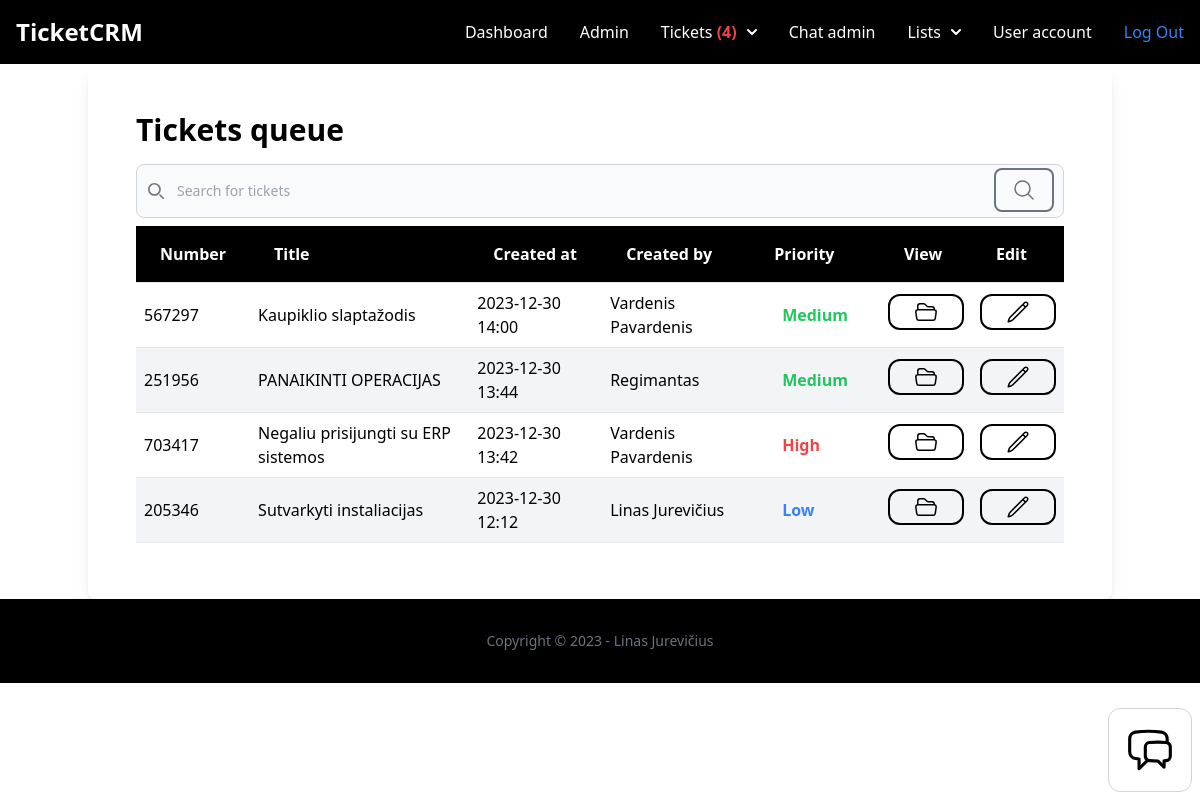
The app's page /dashboard/tickets/queue/ (signed in) with its own data.
### ticket/models.py (models this page shows, shortened)
class Ticket(models.Model):
    ACTIVE = 'active'
    COMPLETED = 'completed'
    PENDING = 'pending'
    CHOICES_STATUS = (
        (ACTIVE, 'Active'),
        (COMPLETED, 'Completed'),
        (PENDING, 'Pending'),
    )
    LOW = 'low'
    MEDIUM = 'medium'
    HIGH = 'high'
    CHOICES_PRIORITY = (
        (LOW, 'Low'),
        (MEDIUM, 'Medium'),
        (HIGH, 'High'),
    )
    ticket_number = models.CharField(max_length=15, unique=True)
    title = models.CharField(max_length=100)
    description = models.TextField(blank=True, null=True)
    created_by = models.ForeignKey(User, related_name='tickets', on_delete=models.CASCADE)
    created_at = models.DateTimeField(auto_now_add=True)
    modified_at = models.DateTimeField(auto_now=True)
    assign_to = models.ForeignKey(User, on_delete=models.DO_NOTHING, null=True, blank=True)
    is_resolved = models.BooleanField(default=False)
    accepted_at = models.DateTimeField(null=True, blank=True)
    closed_at = models.DateTimeField(null=True, blank=True)
    status = models.CharField(max_length=15, choices=CHOICES_STATUS, default=PENDING)
    priority = models.CharField(max_length=15, choices=CHOICES_PRIORITY, default=MEDIUM)
    solution = models.TextField(blank=True, null=True)
    class Meta:
        ordering = ['-created_at', 'priority', 'ticket_number']

### user/models.py (models this page shows)
class User(AbstractUser):
    phone = models.TextField(blank=True, null=True)
    is_customer = models.BooleanField(default=True)
    is_manager = models.BooleanField(default=False)

### ticket/views.py (the view)
# urls.py: path('queue/', views.ticket_queue, name='queue'),
@login_required
def ticket_queue(request):
    if request.user.is_manager:
        tickets = Ticket.objects.filter(status='pending')
        return render(request, 'ticket/tickets_queue.html', {
            'tickets': tickets
        })
    else:
        messages.error(request, 'You have no access to the page')
        return redirect('dashboard:index')

### chat/context_processors.py (called while the page is built)
def chat_waiting(request):
    waiting_chat = Room.objects.filter(status='waiting')
    return {'waiting_chat': waiting_chat}

### team/context_processors.py (called while the page is built)
def active_team(request):
    if request.user.is_authenticated:
        if request.user.userprofile.active_team:
            active_team = request.user.userprofile.active_team
        else:
            active_team = Team.objects.filter(created_by=request.user)[0]
    else:
        active_team = None
    return {'active_team': active_team}

### ticket/context_processors.py (called while the page is built)
def pending_tickets(request):
    pending_tickets = 0
    if request.user.is_authenticated:
        if request.user.is_manager:
            pending_tickets = Ticket.objects.filter(status='pending')
        else:
            pending_tickets = pending_tickets
    else:
        pending_tickets = pending_tickets
    return {'pending_tickets': pending_tickets}

def workspace_tickets(request):
    if request.user.is_authenticated:
        workspace_tickets = Ticket.objects.filter(assign_to=request.user, is_resolved=False)
    else:
        workspace_tickets = 0
    return {'workspace_tickets': workspace_tickets}

### ticket/templates/ticket/tickets_queue.html (shortened to what this page needs)
{% extends 'app/base.html'  %}
{% block content %}
<div class="container mx-auto shadow-lg rounded-lg py-6 px-6">
    <div class="py-6 px-6">
        <h1 class="mb-4 font-semibold text-3xl">Tickets queue</h1>
        <form action="{% url 'tickets:search-results' %}" method="get">
            <div class="relative">
                <div class="absolute inset-y-0 start-0 flex items-center ps-3 pointer-events-none">
                </div>
                <input type="search" name="q" id="default-search" class="block w-full p-4 ps-10 text-sm text-gray-900 border border-gray-300 rounded-lg bg-gray-50 focus:ring-blue-500 focus:border-blue-500 dark:bg-gray-700 dark:border-gray-600 dark:placeholder-gray-400 dark:text-white dark:focus:ring-blue-500 dark:focus:border-blue-500" placeholder="Search for tickets" required>
                <button type="submit" class="text-gray-500 border-2 border-gray-500 absolute end-2.5 bottom-1.5 font-medium rounded-lg text-sm px-4 py-2">
                    <svg xmlns="http://www.w3.org/2000/svg" fill="none" viewBox="0 0 24 24" stroke-width="1.5" stroke="currentColor" class="w-6 h-6">
                        <path stroke-linecap="round" stroke-linejoin="round" d="M21 21l-5.197-5.197m0 0A7.5 7.5 0 105.196 5.196a7.5 7.5 0 0010.607 10.607z" />
                    </svg>
                </button>
            </div>
        </form>
        {% if tickets %}
        <div class="flex flex-col">
            <div class="overflow-x-auto sm:-mx-6 lg:-mx-8">
                <div class="inline-block min-w-full py-2 sm:px-6 lg:px-8">
                    <div class="overflow-hidden">
                        <table class="table-auto text-left w-full sortable">
                            <thead class="border-b bg-black font-semibold text-white dark:border-neutral-500">
                                <tr>
                                    <th scope="col" class="px-6 py-4">Number</th>
                                    <th scope="col" class="px-6 py-4">Title</th>
                                    <th scope="col" class="px-6 py-4">Created at</th>
                                    <th scope="col" class="px-6 py-4">Created by</th>
                                    <th scope="col" class="px-6 py-4">Priority</th>
                                    <th scope="col" class="px-6 py-4">View</th>
                                    <th scope="col" class="px-6 py-4">Edit</th>
                                </tr>
                            </thead>
                            <tbody>
                                {% for ticket in tickets %}
                                <tr class="border-b dark:border-neutral-500 {% cycle 'bg-white' 'bg-gray-100' %}">
                                    <td class="py-2 px-2">{{ ticket.ticket_number }}</td>
                                    <td class="py-2 px-2">{{ ticket.title }}</td>
                                    <td class="py-2 px-2">{{ ticket.created_at|date:"Y-m-d H:i" }}</td>
                                    <td class="py-2 px-2">
                                        {% if ticket.created_by.first_name %}
                                        {% if ticket.created_by.last_name %}
                                        {{ ticket.created_by.first_name }} {{ ticket.created_by.last_name }}
                                        {% else %}
                                        {{ ticket.created_by }}
                                        {% endif %}
                                        {% else %}
                                        {{ ticket.created_by }}
                                        {% endif %}
                                    </td>
                                    <td class="px-2">
                                        {% if ticket.priority == 'low' %}
                                        <span class="inline-block py-1 px-6 font-semibold text-blue-500 text-center">{{ ticket.get_priority_display }}</span>
                                        {% elif ticket.priority == 'medium' %}
                                        <span class="inline-block py-1 px-6 font-semibold text-green-500 text-center">{{ ticket.get_priority_display }}</span>
                                        {% elif ticket.priority == 'high' %}
                                        <span class="inline-block py-1 px-6 font-semibold text-red-500 text-center">{{ ticket.get_priority_display }}</span>
                                        {% endif %}
                                    </td>
                                    <td class="py-2 px-2"><a href="{% url 'tickets:detail' ticket.id %}" class="inline-block border-2 border-black text-center py-1 px-6 rounded-xl font-semibold text-black">
                                    </a></td>
                                    <td class="py-2 px-2">
                                        {% if not ticket.is_resolved %}
                                        <a href="{% url 'tickets:edit' ticket.id %}" class="inline-block border-2 border-black text-center py-1 px-6 rounded-xl font-semibold text-black">
                                        </a>
                                        {% endif %}
                                    </td>
                                </tr>
                                {% endfor %}
                            </tbody>
                        </table>
                    </div>
                </div>
            </div>
        </div>
        {% else %}
        <p class="mt-6 px-2">There are no tickets in the database yet...</p>
        {% endif %}
    </div>
</div>
    {% endblock %}

### records on screen
Ticket: ticket_number "567297", title "Kaupiklio slaptažodis", created_at "2023-12-30 14:00", created_by.first_name "Vardenis", created_by.last_name "Pavardenis", priority "Medium", is_resolved False (drawn)
Ticket: ticket_number "251956", title "PANAIKINTI OPERACIJAS", created_at "2023-12-30 13:44", created_by "Regimantas", priority "Medium", is_resolved False (drawn)
Ticket: ticket_number "703417", title "Negaliu prisijungti su ERP sistemos", created_at "2023-12-30 13:42", created_by.first_name "Vardenis", created_by.last_name "Pavardenis", priority "High", is_resolved False (drawn)
Ticket: ticket_number "205346", title "Sutvarkyti instaliacijas", created_at "2023-12-30 12:12", created_by.first_name "Linas", created_by.last_name "Jurevičius", priority "Low", is_resolved False (drawn)

### other values on screen
{{ pending_tickets.count }} "4"
